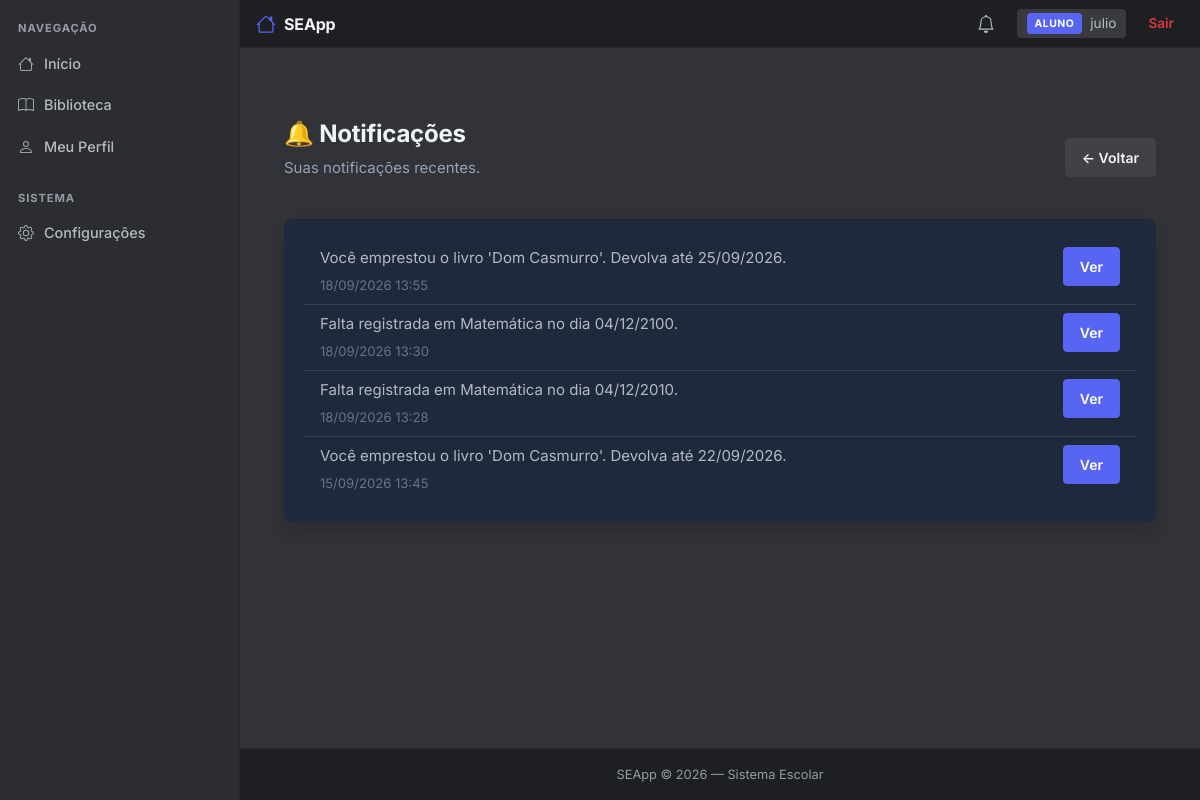
Page /notificacoes (signed in) on the earlier database version.
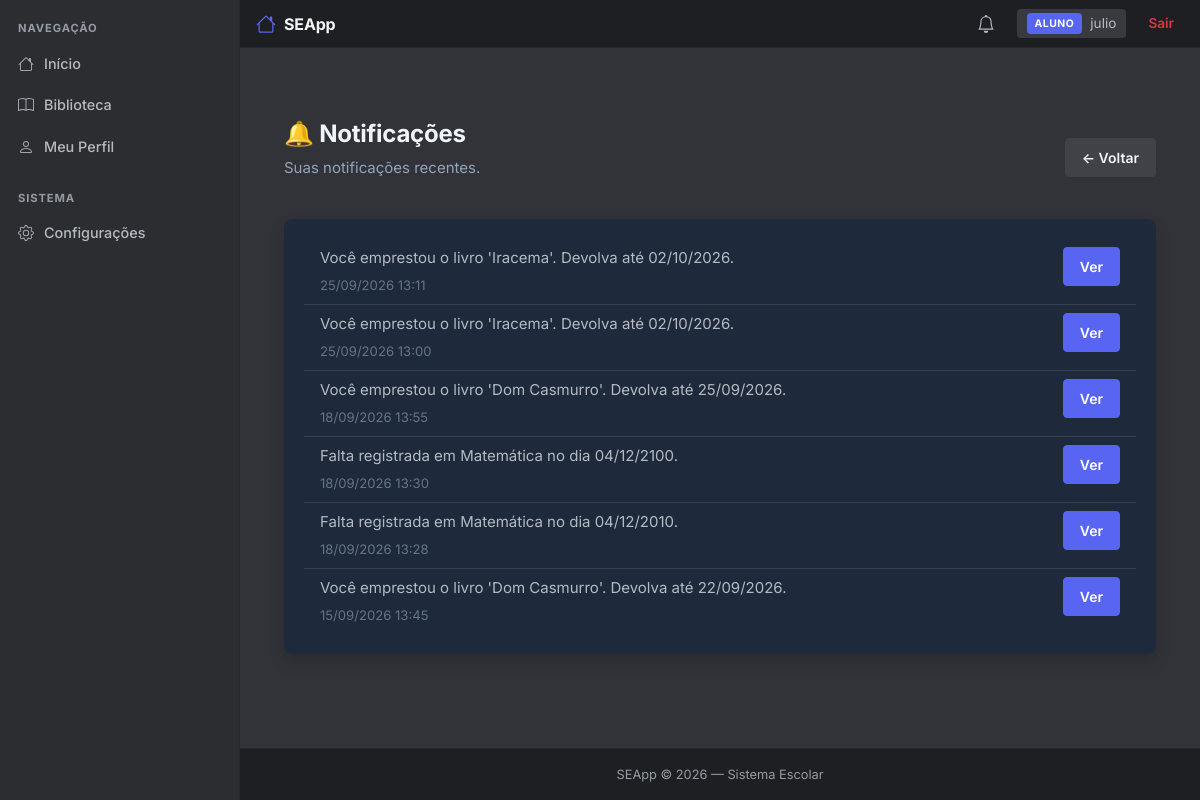
Same page on the later database version.
### app/models/notificacao.py (models this page shows, shortened)
class Notificacao(db.Model):
    __tablename__ = 'notificacoes'
    id = db.Column(db.Integer, primary_key=True)
    usuario_id = db.Column(db.Integer, db.ForeignKey('usuarios.id'), nullable=False)
    mensagem = db.Column(db.String(255), nullable=False)
    lida = db.Column(db.Boolean, default=False)
    criada_em = db.Column(db.DateTime, default=datetime.utcnow)
    link = db.Column(db.String(255), nullable=True)  # opcional (ex: /boletim/1)
    usuario = db.relationship('Usuario', backref='notificacoes', lazy=True)

### app/routes/notificacoes.py (the view)
@notificacoes_bp.route("/notificacoes")
def listar():
    if 'usuario_id' not in session:
        return redirect(url_for('auth.login'))
    usuario_id = session.get('usuario_id')
    notificacoes = Notificacao.query.filter_by(usuario_id=usuario_id).order_by(Notificacao.criada_em.desc()).all()
    for n in notificacoes:
        n.lida = True
    db.session.commit()
    return render_template("notificacoes/listar.html", notificacoes=notificacoes)

### templates/notificacoes/listar.html (shortened to what this page needs)
{% extends 'base.html' %}
{% block content %}
<div class="container mt-5">
    <div class="d-flex justify-content-between align-items-center mb-4">
        <div>
            <h1 class="fw-bold" style="color: #f1f5f9;">🔔 Notificações</h1>
            <p style="color: #94a3b8;">Suas notificações recentes.</p>
        </div>
        <a href="{{ url_for('dashboard.index') }}" class="btn btn-secondary">← Voltar</a>
    </div>
    <div class="card border-0 shadow" style="background: #1e293b;">
        <div class="card-body">
            {% if notificacoes %}
                <ul class="list-group list-group-flush">
                    {% for n in notificacoes %}
                    <li class="list-group-item" style="background: #1e293b; color: #f1f5f9; border-color: #334155;">
                        <div class="d-flex justify-content-between align-items-start">
                            <div>
                                <p class="mb-1">{{ n.mensagem }}</p>
                                <small style="color: #64748b;">{{ n.criada_em.strftime('%d/%m/%Y %H:%M') }}</small>
                            </div>
                            {% if n.link %}
                            <a href="{{ n.link }}" class="btn btn-sm btn-primary">Ver</a>
                            {% endif %}
                        </div>
                    </li>
                    {% endfor %}
                </ul>
            {% else %}
                <p style="color: #94a3b8;">Nenhuma notificação no momento.</p>
            {% endif %}
        </div>
    </div>
</div>
{% endblock %}

### templates/base.html (shortened to what this page needs)
<!DOCTYPE html>
<html lang="pt-br">
<head>
    <link href="https://cdn.jsdelivr.net/npm/bootstrap@5.3.3/dist/css/bootstrap.min.css" rel="stylesheet">
    <link rel="stylesheet" href="{{ url_for('static', filename='css/style.css', v='20260925-2') }}">
</head>
<body>
{% if session.get("usuario") %}
<div class="app-layout">
    {% include 'components/sidebar.html' %}
    <div style="flex: 1; display: flex; flex-direction: column; min-width: 0;">
        {% include 'components/topbar.html' %}
        <main class="main-content">
            {% block content %}{% endblock %}
        </main>
        {% include 'components/footer.html' %}
    </div>
</div>
{% else %}
<main style="flex: 1;">
    {% block content_auth %}{% endblock %}
</main>
{% endif %}
</body>
</html>

### templates/components/sidebar.html (shortened to what this page needs)
<aside class="sidebar">
    <div class="sidebar-title">Navegação</div>
    <a href="{{ url_for('dashboard.index') }}" class="sidebar-link {% if request.endpoint == 'dashboard.index' %}active{% endif %}">
        <span>Início</span>
    </a>
    <a href="{{ url_for('biblioteca.listar') }}" class="sidebar-link {% if 'biblioteca' in request.endpoint %}active{% endif %}">
        <span>Biblioteca</span>
    </a>
    {% if session.get('tipo') in ['aluno', 'professor'] %}
    <a href="{{ url_for('meu_perfil.meu_perfil') }}" class="sidebar-link {% if 'meu_perfil' in request.endpoint %}active{% endif %}">
        <span>Meu Perfil</span>
    </a>
    {% endif %}
<div class="sidebar-title" style="margin-top: 12px;">Sistema</div>
<a href="{{ url_for('configuracoes.index') }}" class="sidebar-link {% if 'configuracoes' in request.endpoint %}active{% endif %}">
    <span>Configurações</span>
</a>
</aside>

### templates/components/topbar.html (shortened to what this page needs)
<header class="topbar">
    <a class="topbar-brand" href="{{ url_for('dashboard.index') }}">
        SEApp
    </a>
    <div class="topbar-right">
        <a href="{{ url_for('notificacoes.listar') }}" id="sinoNotificacoes" style="position: relative; display: flex; align-items: center; padding: 6px 10px; border-radius: 4px; color: var(--text-2);" onmouseover="this.style.background='var(--surface)'" onmouseout="this.style.background='transparent'">
        </a>
        <div class="topbar-user">
            <span class="topbar-badge {% if session.get('tipo') in ['admin','diretor'] %}badge-admin{% else %}badge-aluno{% endif %}">
                {{ session.get("tipo", "").upper() }}
            </span>
            <span>{{ session["usuario"] }}</span>
        </div>
        <a href="{{ url_for('auth.logout') }}" class="topbar-logout">Sair</a>
    </div>
</header>

### templates/components/footer.html
<footer style="background: var(--bg-nav); border-top: 1px solid var(--border); color: var(--text-3); text-align: center; padding: 16px; font-size: 0.8rem;">
    SEApp &copy; 2026 — Sistema Escolar
</footer>

### static/css/style.css (style rules this page uses)
:root { --bg: #313338; --bg-sidebar: #2B2D31; --bg-nav: #1E1F22; --surface: #383A40; --surface-hover: #404248; --border: #26272B; --border-2: #4E5058; --text: #F2F3F5; --text-2: #B5BAC1; --text-3: #949BA4; --primary: #5865F2; --primary-hover: #4752C4; --success: #23A55A; --success-hover: #1E8F4C; --danger: #DA373C; --danger-hover: #A12828; --warning: #F0B232; --warning-hover: #D89E2A; --radius: 8px; --radius-sm: 4px; --shadow: 0 2px 10px rgba(0,0,0,0.2); --shadow-lg: 0 8px 24px rgba(0,0,0,0.4); }
* { margin: 0; padding: 0; box-sizing: border-box; }
html, body { height: 100%; background: var(--bg); }
body { background: var(--bg); color: var(--text); font-family: "Inter", -apple-system, BlinkMacSystemFont, "Segoe UI", Roboto, sans-serif; font-size: 15px; line-height: 1.5; min-height: 100vh; display: flex; flex-direction: column; -webkit-font-smoothing: antialiased; }
.app-layout { display: flex; flex: 1; min-height: 0; }
.sidebar { width: 240px; background: var(--bg-sidebar); border-right: 1px solid var(--border); padding: 12px 8px; display: flex; flex-direction: column; gap: 4px; flex-shrink: 0; }
.sidebar-title { font-size: 0.7rem; text-transform: uppercase; letter-spacing: 0.08em; color: var(--text-3); font-weight: 700; padding: 8px 10px 4px 10px; }
.sidebar-link { display: flex; align-items: center; gap: 10px; padding: 8px 10px; border-radius: var(--radius-sm); color: var(--text-2); font-size: 0.9rem; font-weight: 500; transition: background 0.1s, color 0.1s; }
.sidebar-link svg { flex-shrink: 0; opacity: 0.85; }
.main-content { flex: 1; overflow-y: auto; padding: 24px 32px; }
.topbar { background: var(--bg-nav); border-bottom: 1px solid var(--border); padding: 8px 16px; display: flex; align-items: center; justify-content: space-between; flex-shrink: 0; height: 48px; }
.topbar-brand { font-size: 1rem; font-weight: 700; color: var(--text); letter-spacing: -0.01em; display: flex; align-items: center; gap: 8px; }
.topbar-right { display: flex; align-items: center; gap: 12px; }
.topbar-user { display: flex; align-items: center; gap: 8px; padding: 4px 10px; border-radius: var(--radius-sm); background: var(--surface); font-size: 0.85rem; color: var(--text-2); }
.topbar-badge { font-size: 0.65rem; font-weight: 700; padding: 3px 8px; border-radius: 4px; letter-spacing: 0.05em; }
.badge-aluno { background: var(--primary); color: white; }
.topbar-logout { color: var(--danger); font-size: 0.85rem; font-weight: 600; padding: 4px 10px; border-radius: var(--radius-sm); transition: background 0.1s; }
h1, h2, h3, h4, h5, h6 { color: var(--text); font-weight: 700; letter-spacing: -0.01em; }
h1 { font-size: 1.5rem; }
p { color: var(--text-2); }
a { text-decoration: none; color: var(--primary); transition: color 0.15s; }
.card { background: var(--surface); border: 1px solid var(--border); border-radius: var(--radius); box-shadow: var(--shadow); }
.card-body { padding: 20px; }
.btn { font-size: 0.875rem; font-weight: 600; padding: 8px 16px; border-radius: var(--radius-sm); transition: background 0.15s; border: 1px solid transparent; display: inline-flex; align-items: center; justify-content: center; gap: 6px; --bs-btn-focus-box-shadow: none !important; --bs-btn-active-shadow: none !important; }
.btn-primary { background-color: var(--primary) !important; border-color: var(--primary) !important; color: #fff !important; --bs-btn-color: #fff; --bs-btn-bg: var(--primary); --bs-btn-border-color: var(--primary); --bs-btn-hover-color: #fff; --bs-btn-hover-bg: var(--primary-hover); --bs-btn-hover-border-color: var(--primary-hover); --bs-btn-focus-shadow-rgb: 0, 0, 0; --bs-btn-active-color: #fff; --bs-btn-active-bg: var(--primary); --bs-btn-active-border-color: var(--primary); }
.btn-secondary { background: var(--surface-hover); border-color: var(--surface-hover); color: var(--text); }
.btn, .btn-primary, .btn-success, .btn-danger, .btn-warning, .btn-secondary, .btn-outline-secondary { --bs-btn-focus-box-shadow: none !important; --bs-btn-active-shadow: none !important; box-shadow: none !important; outline: none !important; }
.btn { -webkit-tap-highlight-color: transparent; }
a, button { -webkit-tap-highlight-color: transparent; }

Differences in the rows shown:
added Notificacao: mensagem "Você emprestou o livro 'Iracema'. Devolva até 02/10/2026.", criada_em "25/09/2026 13:11"
added Notificacao: mensagem "Você emprestou o livro 'Iracema'. Devolva até 02/10/2026.", criada_em "25/09/2026 13:00"
